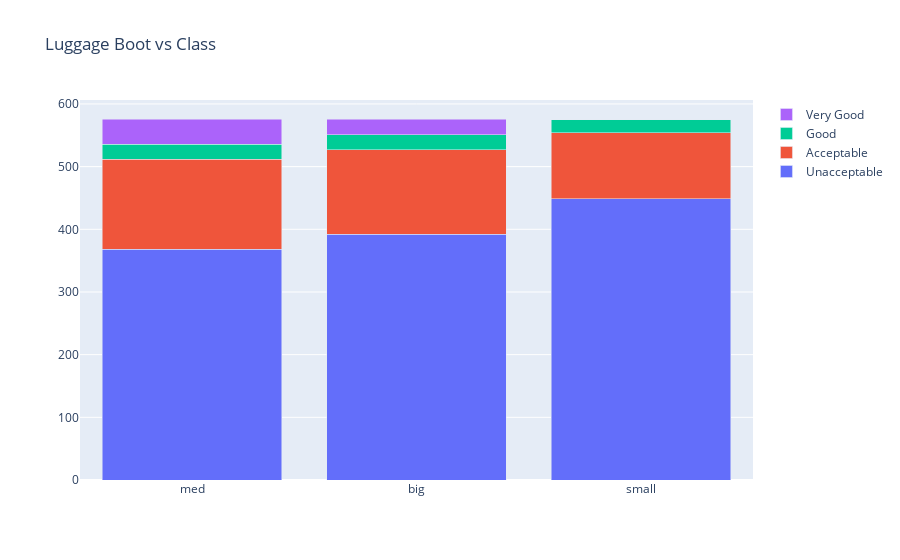

The notebook cell saved with this chart:
### Code cell
data = [
    go.Bar(
        x=a[4].index,
        y=lb['unacc'],
        name='Unacceptable'
    ),
    go.Bar(
        x=a[4].index,
        y=lb['acc'],
        name='Acceptable'
    ),
    go.Bar(
        x=a[4].index,
        y=lb['good'],
        name='Good'
    ),
    go.Bar(
        x=a[4].index,
        y=lb['vgood'],
        name='Very Good'
    )

]

layout = go.Layout(
    barmode='stack',
    title='Luggage Boot vs Class'
)

fig = go.Figure(data=data, layout=layout)
py.iplot(fig, filename='cars_donut')

### Figure 1 — Plotly figure (JSON) as saved in the notebook; plotly's stock layout.template omitted (floating-point values rounded to 4 significant figures)
{"data": [{"name": "Unacceptable", "x": ["med", "big", "small"], "y": [368, 392, 449], "type": "bar"}, {"name": "Acceptable", "x": ["med", "big", "small"], "y": [144, 135, 105], "type": "bar"}, {"name": "Good", "x": ["med", "big", "small"], "y": [24, 24, 21], "type": "bar"}, {"name": "Very Good", "x": ["med", "big", "small"], "y": [40, 25, 0], "type": "bar"}], "layout": {"barmode": "stack", "title": {"text": "Luggage Boot vs Class"}}}
